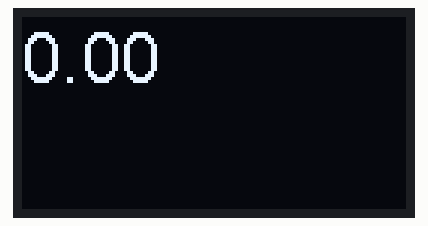
This sketch was run on a simulated ESP32. Shown: 128×64 one-colour display. WiFi joins after 1.5 s; servers stay silent unless stated; what the sketch prints to the serial monitor is not drawn.

Above: at 1.7 s.
At 2.9 s:
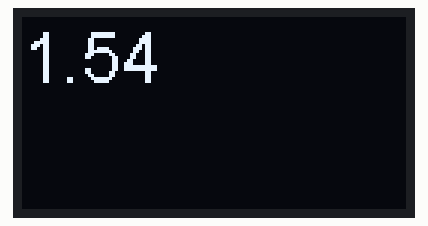
At 4.1 s:
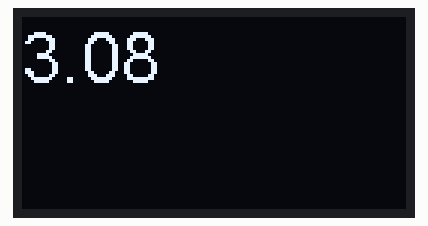
At 5.2 s:
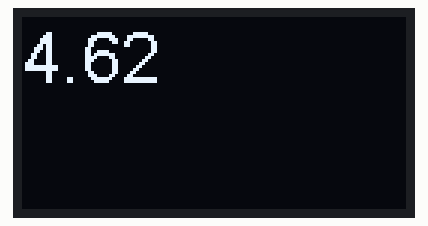
At 6.4 s:
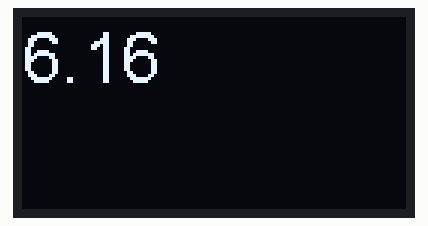
At 8.7 s:
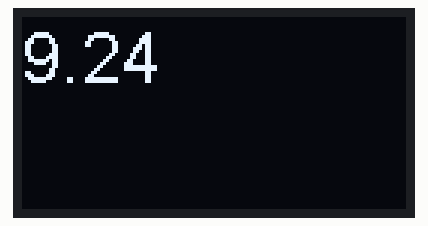

The sketch:

GISMO6_Creds.ino
```cpp
#include "Credentials.h"
float val = 0.0;
String tag = "IOTLAB/My_App/Sensor_Value";
void setup() {

  Serial.begin(115200);
  WiFiInit();
  FirebaseInit();
  OLEDInit();
  }

void loop() {
   FirebaseWrite();
   OLEDUpdate();
   Serial.println(val);
   val = val + 1.54;
   if(val > 10.0) val = 0.0;
   delay(1000);
}
void WiFiInit(){
  WiFi.begin(WIFI_SSID, WIFI_PASSWORD);
  Serial.print("Connecting to Wi-Fi");
  while (WiFi.status() != WL_CONNECTED)
  {
    Serial.print(".");
    delay(300);
  }
  Serial.println();
  Serial.print("Connected with IP: ");
  Serial.println(WiFi.localIP());
  Serial.println();

}
void FirebaseInit(){
  Firebase.begin(FIREBASE_HOST, FIREBASE_AUTH);
  Firebase.reconnectWiFi(true);

}
void FirebaseWrite(){
  Firebase.setFloat(firebaseData,tag,val);

}
void OLEDInit(){
  display.init();
  display.setFont(ArialMT_Plain_24);
}

void OLEDUpdate(){
  display.clear();
  display.drawString(0,0,String(val));
  display.display();
}
```

Credentials.h
```cpp
#define FIREBASE_HOST "xxxxxxxxxxxxxxxxxxxxxxxxxxxxxx"
#define FIREBASE_AUTH "xxxxxxxxxxxxxxxxxxxxxxxxxxx"
#define WIFI_SSID "xxxxxxxxxxxx"
#define WIFI_PASSWORD "xxxxxxxxxx"
#include <Wire.h>
#include "SSD1306.h"
#include "FirebaseESP32.h"
FirebaseData firebaseData;
SSD1306  display(0x3c, 21, 22);
```

Measured:
- by itself, everything shown: repeats every 8.1 s, in 7 steps
- what the display in image 0 shows lasts 1.1 s, from 1.7 s to 2.8 s
